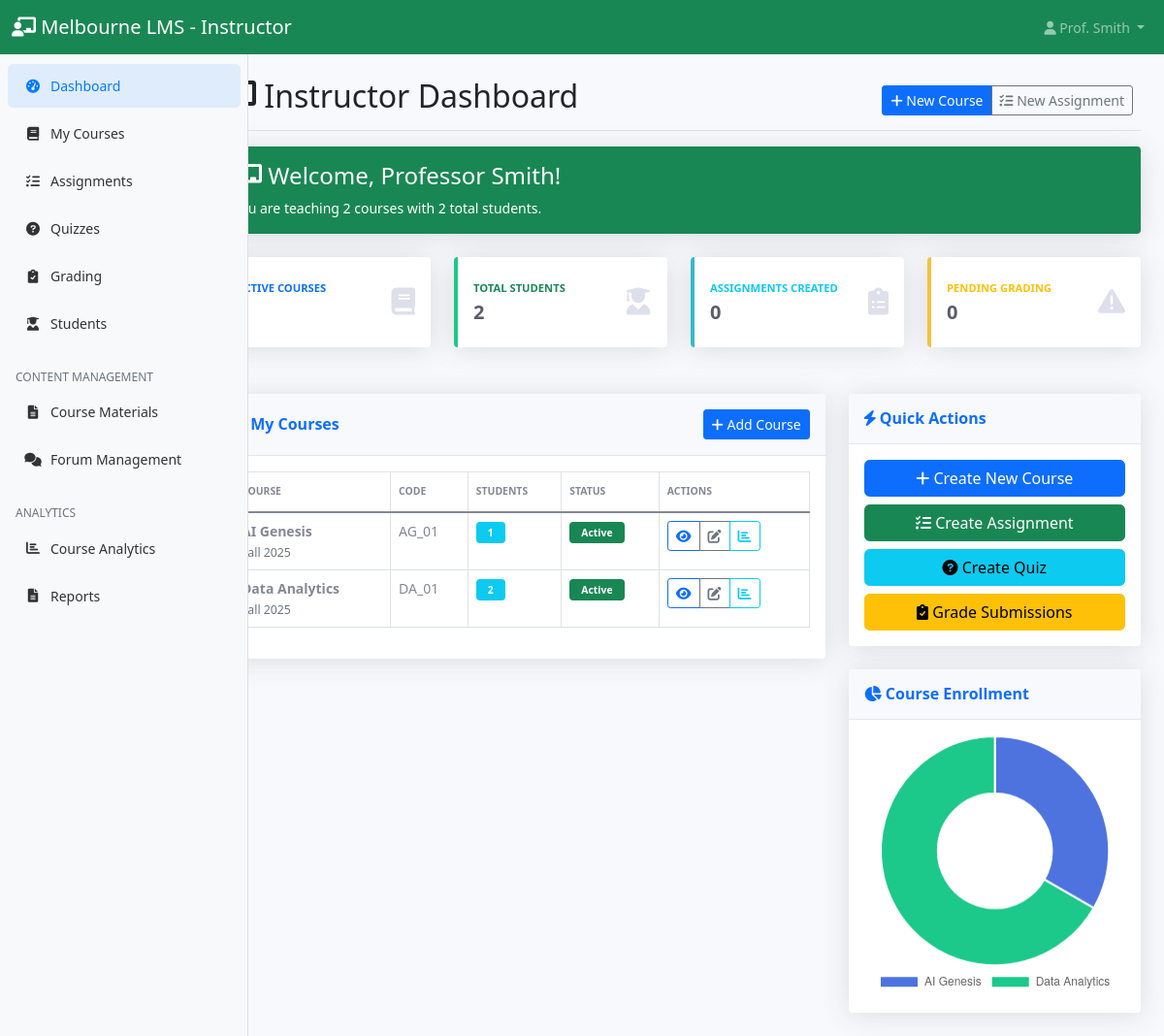
The app's page /instructor/dashboard.php (signed in), older data.
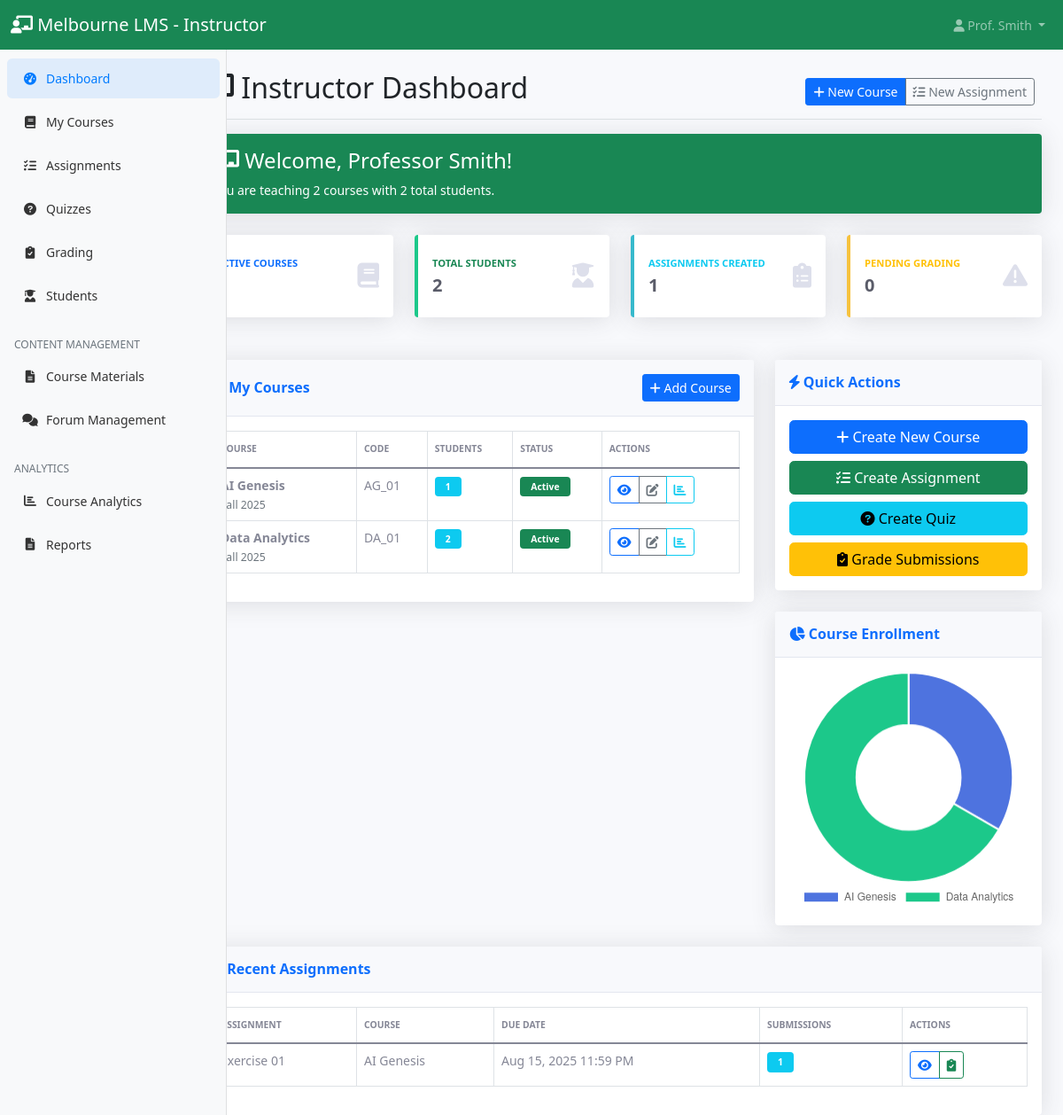
The same page, newer data.
### tables this page shows
CREATE TABLE `courses` (
  `id` int(11) NOT NULL,
  `title` varchar(200) NOT NULL,
  `description` text DEFAULT NULL,
  `instructor_id` int(11) NOT NULL,
  `course_code` varchar(20) NOT NULL,
  `credits` int(11) DEFAULT 3,
  `semester` varchar(20) DEFAULT NULL,
  `year` int(11) DEFAULT NULL,
  `max_students` int(11) DEFAULT 50,
  `status` enum('active','inactive') DEFAULT 'active',
  `created_at` timestamp NOT NULL DEFAULT current_timestamp()
);

CREATE TABLE `assignments` (
  `id` int(11) NOT NULL,
  `course_id` int(11) NOT NULL,
  `title` varchar(200) NOT NULL,
  `description` text DEFAULT NULL,
  `due_date` datetime DEFAULT NULL,
  `max_points` decimal(5,2) DEFAULT 100.00,
  `created_by` int(11) NOT NULL,
  `created_at` timestamp NOT NULL DEFAULT current_timestamp()
);

### config/database.php (called while the page is built, shortened)
<?php
function formatDate($date)
{
    return date('M j, Y g:i A', strtotime($date));
}

### instructor/dashboard.php (the view, shortened to what the changed rows need)
<?php
require_once '../config/database.php';
$database = new Database();
$db = $database->getConnection();
$query = "SELECT c.*, COUNT(e.id) as enrolled_students
          FROM courses c
          LEFT JOIN enrollments e ON c.id = e.course_id AND e.status = 'enrolled'
          WHERE c.instructor_id = ?
          GROUP BY c.id";
$stmt = $db->prepare($query);
$stmt->execute([$_SESSION['user_id']]);
$courses = $stmt->fetchAll(PDO::FETCH_ASSOC);
$query = "SELECT a.*, c.title as course_title, COUNT(s.id) as submissions
          FROM assignments a
          JOIN courses c ON a.course_id = c.id
          LEFT JOIN assignment_submissions s ON a.id = s.assignment_id
          WHERE c.instructor_id = ?
          GROUP BY a.id
          ORDER BY a.created_at DESC LIMIT 5";
$stmt = $db->prepare($query);
$stmt->execute([$_SESSION['user_id']]);
$recent_assignments = $stmt->fetchAll(PDO::FETCH_ASSOC);
?>
<!DOCTYPE html>
<html lang="en">
<head>
    <link href="https://cdn.jsdelivr.net/npm/bootstrap@5.1.3/dist/css/bootstrap.min.css" rel="stylesheet">
    <link href="https://cdnjs.cloudflare.com/ajax/libs/font-awesome/6.0.0/css/all.min.css" rel="stylesheet">
    <link href="../assets/css/dashboard.css" rel="stylesheet">
</head>
<body>
    <div class="container-fluid">
        <div class="row">
            <main class="col-md-9 ms-sm-auto col-lg-10 px-md-4">
                <div class="d-flex justify-content-between flex-wrap flex-md-nowrap align-items-center pt-3 pb-2 mb-3 border-bottom">
                    <h1 class="h2">
                        <i class="fas fa-chalkboard-teacher"></i> Instructor Dashboard
                    </h1>
                </div>
                <div class="row mb-4">
                    <div class="col-xl-3 col-md-6 mb-4">
                        <div class="card border-left-info shadow h-100 py-2">
                            <div class="card-body">
                                <div class="row no-gutters align-items-center">
                                    <div class="col mr-2">
                                        <div class="text-xs font-weight-bold text-info text-uppercase mb-1">
                                            Assignments Created</div>
                                        <div class="h5 mb-0 font-weight-bold text-gray-800"><?php echo count($recent_assignments); ?></div>
                                    </div>
                                </div>
                            </div>
                        </div>
                    </div>
                </div>
                <div class="row">
                    <div class="col-lg-8 mb-4">
                        <div class="card shadow">
                            <div class="card-body">
                                <?php if (empty($courses)): ?>
                                    <div class="text-center py-4">
                                        <i class="fas fa-book fa-3x text-gray-300 mb-3"></i>
                                        <p class="text-muted">You haven't created any courses yet.</p>
                                        <a href="course_create.php" class="btn btn-primary">Create Your First Course</a>
                                    </div>
                                <?php else: ?>
                                    <div class="table-responsive">
                                        <table class="table table-bordered">
                                            <thead>
                                                <tr>
                                                    <th>Course</th>
                                                    <th>Code</th>
                                                    <th>Students</th>
                                                    <th>Status</th>
                                                    <th>Actions</th>
                                                </tr>
                                            </thead>
                                            <tbody>
                                                <?php foreach ($courses as $course): ?>
                                                    <tr>
                                                        <td>
                                                            <strong><?php echo htmlspecialchars($course['title']); ?></strong>
                                                            <br>
                                                            <small class="text-muted"><?php echo htmlspecialchars($course['semester'] . ' ' . $course['year']); ?></small>
                                                        </td>
                                                        <td><?php echo htmlspecialchars($course['course_code']); ?></td>
                                                        <td>
                                                            <span class="badge bg-info"><?php echo $course['enrolled_students']; ?></span>
                                                        </td>
                                                        <td>
                                                            <span class="badge <?php echo $course['status'] == 'active' ? 'bg-success' : 'bg-secondary'; ?>">
                                                                <?php echo ucfirst($course['status']); ?>
                                                            </span>
                                                        </td>
                                                        <td>
                                                            <div class="btn-group" role="group">
                                                                <a href="course_view.php?id=<?php echo $course['id']; ?>" class="btn btn-sm btn-outline-primary">
                                                                    <i class="fas fa-eye"></i>
                                                                </a>
                                                                <a href="course_edit.php?id=<?php echo $course['id']; ?>" class="btn btn-sm btn-outline-secondary">
                                                                    <i class="fas fa-edit"></i>
                                                                </a>
                                                                <a href="course_analytics.php?id=<?php echo $course['id']; ?>" class="btn btn-sm btn-outline-info">
                                                                    <i class="fas fa-chart-bar"></i>
                                                                </a>
                                                            </div>
                                                        </td>
                                                    </tr>
                                                <?php endforeach; ?>
                                            </tbody>
                                        </table>
                                    </div>
                                <?php endif; ?>
                            </div>
                        </div>
                    </div>
                </div>
                <?php if (!empty($recent_assignments)): ?>
                <div class="row">
                    <div class="col-12">
                        <div class="card shadow">
                            <div class="card-header py-3">
                                <h6 class="m-0 font-weight-bold text-primary">
                                    <i class="fas fa-clipboard-list"></i> Recent Assignments
                                </h6>
                            </div>
                            <div class="card-body">
                                <div class="table-responsive">
                                    <table class="table table-bordered">
                                        <thead>
                                            <tr>
                                                <th>Assignment</th>
                                                <th>Course</th>
                                                <th>Due Date</th>
                                                <th>Submissions</th>
                                                <th>Actions</th>
                                            </tr>
                                        </thead>
                                        <tbody>
                                            <?php foreach ($recent_assignments as $assignment): ?>
                                                <tr>
                                                    <td><?php echo htmlspecialchars($assignment['title']); ?></td>
                                                    <td><?php echo htmlspecialchars($assignment['course_title']); ?></td>
                                                    <td><?php echo formatDate($assignment['due_date']); ?></td>
                                                    <td>
                                                        <span class="badge bg-info"><?php echo $assignment['submissions']; ?></span>
                                                    </td>
                                                    <td>
                                                        <div class="btn-group" role="group">
                                                            <a href="assignment_view.php?id=<?php echo $assignment['id']; ?>" class="btn btn-sm btn-outline-primary">
                                                                <i class="fas fa-eye"></i>
                                                            </a>
                                                            <a href="assignment_grade.php?id=<?php echo $assignment['id']; ?>" class="btn btn-sm btn-outline-success">
                                                                <i class="fas fa-clipboard-check"></i>
                                                            </a>
                                                        </div>
                                                    </td>
                                                </tr>
                                            <?php endforeach; ?>
                                        </tbody>
                                    </table>
                                </div>
                            </div>
                        </div>
                    </div>
                </div>
                <?php endif; ?>
            </main>
        </div>
    </div>
    <script>
        // Course Enrollment Chart
        const ctx = document.getElementById('enrollmentChart').getContext('2d');
        const enrollmentChart = new Chart(ctx, {
            type: 'doughnut',
            data: {
                labels: [
                    <?php foreach ($courses as $course): ?>
                        '<?php echo addslashes($course['title']); ?>',
                    <?php endforeach; ?>
                ],
                datasets: [{
                    data: [
                        <?php foreach ($courses as $course): ?>
                            <?php echo $course['enrolled_students']; ?>,
                        <?php endforeach; ?>
                    ],
                    backgroundColor: [
                        '#4e73df', '#1cc88a', '#36b9cc', '#f6c23e', '#e74a3b',
                        '#858796', '#5a5c69', '#6f42c1', '#e83e8c', '#fd7e14'
                    ]
                }]
            },
            options: {
                responsive: true,
                plugins: {
                    legend: {
                        position: 'bottom'
                    }
                }
            }
        });
    </script>
</body>
</html>

Row changes from the older to the newer data that the page shows:
added assignments: title "Exercise 01", course.title "AI Genesis", due_date "Aug 15, 2025 11:59 PM", submissions "1"
Text that changed along with them:
count($recent_assignments): "0" → "1"
text now shown: "Recent Assignments ASSIGNMENT COURSE DUE DATE SUBMISSIONS ACTIONS"
